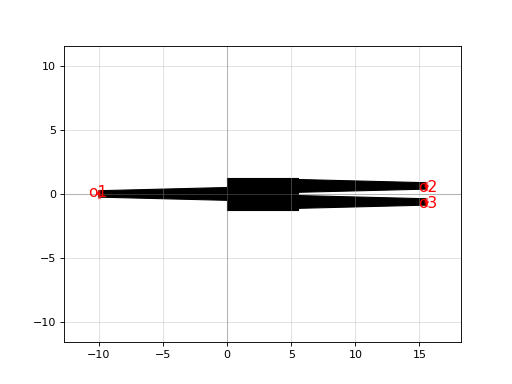

Source code (Python):
import gdsfactory as gf

c = gf.components.mmi1x2(width=0.5, width_taper=1.0, length_taper=10.0, length_mmi=5.5, width_mmi=2.5, gap_mmi=0.25, with_bbox=True)
c.plot()
